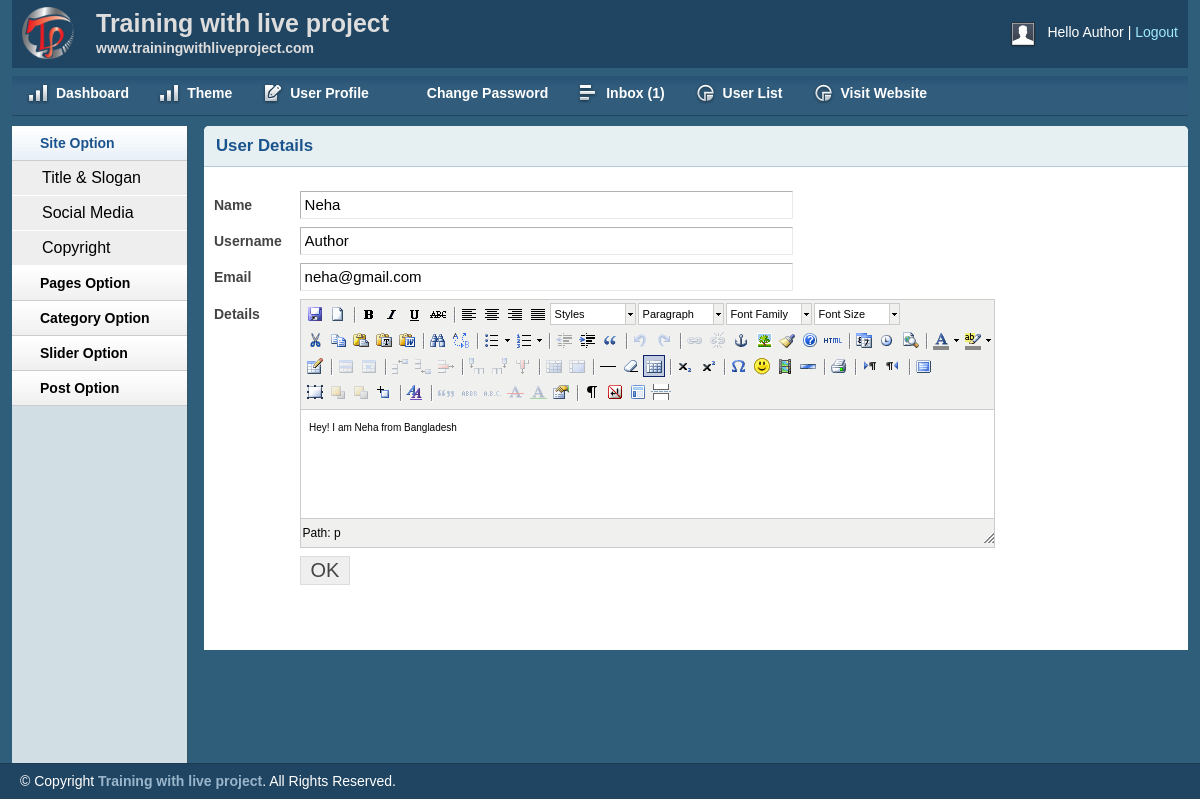
/project/admin/viewuser.php?userid=2 (signed in), run on the app's committed database.
### tables this page shows
CREATE TABLE `tbl_user` (
  `id` int(11) NOT NULL,
  `name` varchar(255) NOT NULL,
  `username` varchar(50) NOT NULL,
  `password` varchar(32) NOT NULL,
  `email` varchar(255) NOT NULL,
  `details` varchar(255) NOT NULL,
  `role` int(11) NOT NULL
);

### project/lib/Database.php (called while the page is built, shortened)
<?php
class Database
{
    public $host   = DB_HOST;
    public $user   = DB_USER;
    public $pass   = DB_PASS;
    public $dbname = DB_NAME;
    public $link;
    private function connectDB()
    {
        $this->link = new mysqli($this->host, $this->user, $this->pass, $this->dbname);
    }
    public function select($query)
    {
        $result = $this->link->query($query) or die($this->link->error.__LINE__);
        if ($result->num_rows > 0) {
            return $result;
        } else {
            return false;
        }
    }
}

### project/admin/viewuser.php (the view, shortened to what this page needs)
<?php include 'inc/header.php' ?>
<?php include 'inc/sidebar.php' ?>
<?php
$userid = mysqli_real_escape_string($db->link, $_GET['userid']);
if (!isset($userid) || $userid == null) {
    echo "<script>window.location = 'userlist.php'; </script>";
} else {
    $id = $userid;
}
 ?>
        <div class="grid_10">
            <div class="box round first grid">
                <h2>User Details</h2>
                <div class="block">
                <?php
                $query = "SELECT * FROM tbl_user WHERE id = '$id' ";
                $getuser = $db->select($query);
                if ($getuser) {
                    while ($result = $getuser->fetch_assoc()) {
                        ?>
                 <form action="" method="POST">
                    <table class="form">
                        <tr>
                            <td>
                                <label>Name</label>
                            </td>
                            <td>
                                <input type="text" readonly value="<?php echo $result['name']; ?>" class="medium" />
                            </td>
                        </tr>
                        <tr>
                            <td>
                                <label>Username</label>
                            </td>
                            <td>
                                <input type="text" readonly value="<?php echo $result['username']; ?>" class="medium" />
                            </td>
                        </tr>
                        <tr>
                            <td>
                                <label>Email</label>
                            </td>
                            <td>
                                <input type="text" readonly value="<?php echo $result['email']; ?>" class="medium" />
                            </td>
                        </tr>
                        <tr>
                            <td style="vertical-align: top; padding-top: 9px;">
                                <label>Details</label>
                            </td>
                            <td>
                            </td>
                        </tr>
                        <tr>
                            <td></td>
                            <td>
                                <input type="submit" name="submit" Value="OK" />
                            </td>
                        </tr>
                    </table>
                    </form>
                    <?php
                    }
                } ?>
                </div>
            </div>
        </div>
        <?php include 'inc/footer.php' ?>

### project/admin/css/text.css (style rules this page uses)
body { font: 13px/1.5 Tahoma, Helvetica, Arial, 'Liberation Sans', FreeSans, sans-serif; }
h2 { font-size: 23px; }
p, dl, hr, h1, h2, h3, h4, h5, h6, ol, ul, pre, table, address, fieldset { margin-bottom: 20px; }

### project/admin/css/grid.css (style rules this page uses)
.grid_1, .grid_2, .grid_3, .grid_4, .grid_5, .grid_6, .grid_7, .grid_8, .grid_9, .grid_10, .grid_11, .grid_12, .grid_13, .grid_14, .grid_15, .grid_16 { display: inline; float: left; margin-left: 1%; margin-right: 1%; }
.container_12 .grid_10 { width: 81.333%; }

### project/admin/css/layout.css (style rules this page uses)
body { background: #fff none repeat scroll 0 0; color: #444; font-size: 14px; padding: 0; }
h1, h2, h3, h4, h5, h6 { line-height:1.2em; margin-bottom:.3em; }
h2 { margin-top:1em; }
.box { background:#fff; margin-bottom:20px; padding:10px 10px 10px 10px; margin-left:-8px; }
.box.grid { padding-bottom:40px; }
.box.round { -moz-border-radius: 5px 5px 0px 0px; -webkit-border-radius: 5px 5px 0px 0px; border-radius: 5px 5px 0px 0px; }
.box h2 { font-size:1.2em; font-weight:bold; color:#1B548D; background:#E6F0F3; margin:-10px -10px 0 -10px; padding:10px 12px; border-bottom:1px solid #B3CBD6; -moz-border-radius: 5px 5px 0px 0px; -webkit-border-radius: 5px 5px 0px 0px; border-radius: 5px 5px 0px 0px; }
.box.first { min-height: 406px; }
.block { padding-top:20px; }
table.form { width:100%; }
table.form td { padding:4px 0px; }
table.form label { font-weight:bold; }
table.form input, table.form select { font-size: 15px; padding: 4px 4px 5px 4px; border-top: 1px solid #b3b3b3; border-left: 1px solid #b3b3b3; border-right: 1px solid #eaeaea; border-bottom: 1px solid #eaeaea; }
table.form input[type="submit"] { border: 1px solid #ddd; color: #444; cursor: pointer; font-size: 20px; padding: 2px 10px; }
input.medium { width: 55%; }
.block { padding-bottom:1px; }

### project/admin/js/tiny-mce/themes/advanced/skins/default/content.css (style rules this page uses)
body, td, pre { color:#000; font-family:Verdana, Arial, Helvetica, sans-serif; font-size:10px; margin:8px; }
body { background:#FFF; }
h2 { font-size: 1.5em }
table, img, hr, .mceItemAnchor { cursor:default }
table td, table th { cursor:text }

### data on the page
tbl_user: name "Neha", username "Author", email "neha@gmail.com"

### other printed values
Session::get('username') "Author"
$count "1"
